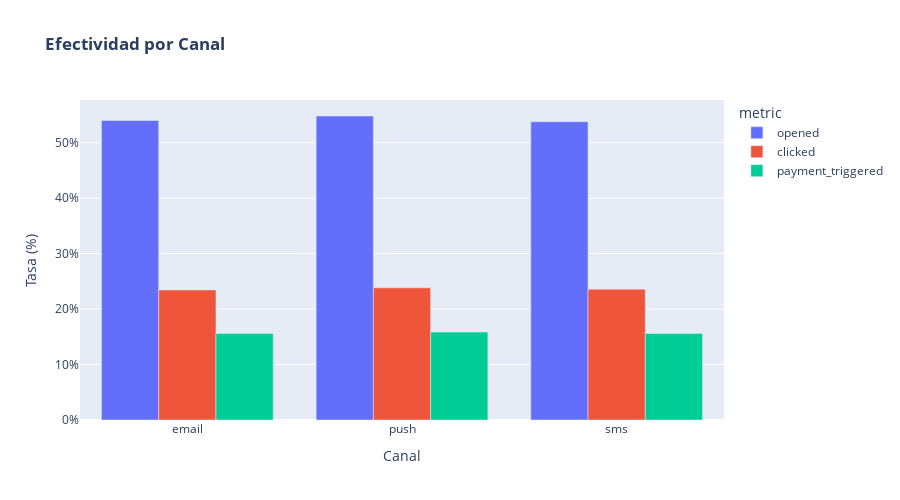

The notebook cell this image was saved under:
### Markdown cell above
#### Efectividad por Canal (Gráfico de Barras)

### Code cell
def plot_channel_effectiveness(reminders):
    # Calcular métricas por canal
    channel_stats = reminders.groupby('channel').agg({
        'opened': 'mean',
        'clicked': 'mean',
        'payment_triggered': 'mean'
    }).reset_index()

    fig = px.bar(
        channel_stats.melt(id_vars='channel', var_name='metric', value_name='rate'),
        x='channel',
        y='rate',
        color='metric',
        barmode='group',
        title='<b>Efectividad por Canal</b>',
        labels={'rate': 'Tasa (%)', 'channel': 'Canal'},
        height=500
    )
    fig.update_layout(yaxis_tickformat=',.0%')
    fig.show()

plot_channel_effectiveness(reminders)

### Figure 1 — Plotly figure (JSON) as saved in the notebook; plotly's stock layout.template omitted (floating-point values rounded to 4 significant figures)
{"data": [{"alignmentgroup": "True", "hovertemplate": "metric=opened<br>Canal=%{x}<br>Tasa (%)=%{y}<extra></extra>", "legendgroup": "opened", "marker": {"color": "#636efa", "pattern": {"shape": ""}}, "name": "opened", "offsetgroup": "opened", "orientation": "v", "showlegend": true, "textposition": "auto", "x": ["email", "push", "sms"], "xaxis": "x", "y": [0.5399, 0.548, 0.5377], "yaxis": "y", "type": "bar"}, {"alignmentgroup": "True", "hovertemplate": "metric=clicked<br>Canal=%{x}<br>Tasa (%)=%{y}<extra></extra>", "legendgroup": "clicked", "marker": {"color": "#EF553B", "pattern": {"shape": ""}}, "name": "clicked", "offsetgroup": "clicked", "orientation": "v", "showlegend": true, "textposition": "auto", "x": ["email", "push", "sms"], "xaxis": "x", "y": [0.2345, 0.2382, 0.2358], "yaxis": "y", "type": "bar"}, {"alignmentgroup": "True", "hovertemplate": "metric=payment_triggered<br>Canal=%{x}<br>Tasa (%)=%{y}<extra></extra>", "legendgroup": "payment_triggered", "marker": {"color": "#00cc96", "pattern": {"shape": ""}}, "name": "payment_triggered", "offsetgroup": "payment_triggered", "orientation": "v", "showlegend": true, "textposition": "auto", "x": ["email", "push", "sms"], "xaxis": "x", "y": [0.1558, 0.1585, 0.1561], "yaxis": "y", "type": "bar"}], "layout": {"xaxis": {"anchor": "y", "domain": [0.0, 1.0], "title": {"text": "Canal"}}, "yaxis": {"anchor": "x", "domain": [0.0, 1.0], "title": {"text": "Tasa (%)"}, "tickformat": ",.0%"}, "legend": {"title": {"text": "metric"}, "tracegroupgap": 0}, "title": {"text": "<b>Efectividad por Canal</b>"}, "barmode": "group", "height": 500}}
